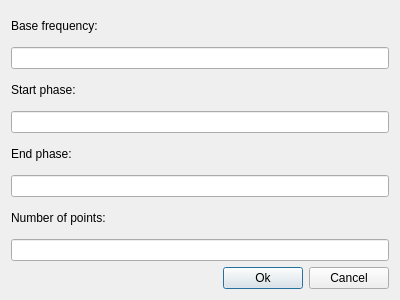
<?xml version="1.0" encoding="UTF-8"?>
<ui version="4.0">
 <class>phaseDialog</class>
 <widget class="QDialog" name="phaseDialog">
  <property name="geometry">
   <rect>
    <x>0</x>
    <y>0</y>
    <width>400</width>
    <height>300</height>
   </rect>
  </property>
  <property name="windowTitle">
   <string>Dialog</string>
  </property>
  <layout class="QVBoxLayout" name="verticalLayout">
   <item>
    <layout class="QVBoxLayout" name="verticalLayout_2">
     <item>
      <widget class="QLabel" name="label_2">
       <property name="text">
        <string>Base frequency:</string>
       </property>
      </widget>
     </item>
     <item>
      <widget class="QLineEdit" name="iFreq"/>
     </item>
    </layout>
   </item>
   <item>
    <layout class="QVBoxLayout" name="verticalLayout_3">
     <item>
      <widget class="QLabel" name="label_3">
       <property name="text">
        <string>Start phase:</string>
       </property>
      </widget>
     </item>
     <item>
      <widget class="QLineEdit" name="iStartPhase"/>
     </item>
    </layout>
   </item>
   <item>
    <layout class="QVBoxLayout" name="verticalLayout_4">
     <item>
      <widget class="QLabel" name="label_4">
       <property name="text">
        <string>End phase:</string>
       </property>
      </widget>
     </item>
     <item>
      <widget class="QLineEdit" name="iEndPhase"/>
     </item>
    </layout>
   </item>
   <item>
    <layout class="QVBoxLayout" name="verticalLayout_5">
     <item>
      <widget class="QLabel" name="label_5">
       <property name="text">
        <string>Number of points:</string>
       </property>
      </widget>
     </item>
     <item>
      <widget class="QLineEdit" name="iNumOfPts"/>
     </item>
    </layout>
   </item>
   <item>
    <layout class="QHBoxLayout" name="horizontalLayout">
     <item>
      <spacer name="horizontalSpacer">
       <property name="orientation">
        <enum>Qt::Horizontal</enum>
       </property>
       <property name="sizeType">
        <enum>QSizePolicy::Expanding</enum>
       </property>
       <property name="sizeHint" stdset="0">
        <size>
         <width>385</width>
         <height>20</height>
        </size>
       </property>
      </spacer>
     </item>
     <item>
      <widget class="QPushButton" name="okButton">
       <property name="text">
        <string>Ok</string>
       </property>
      </widget>
     </item>
     <item>
      <widget class="QPushButton" name="cancelButton">
       <property name="text">
        <string>Cancel</string>
       </property>
      </widget>
     </item>
    </layout>
   </item>
  </layout>
 </widget>
 <resources/>
 <connections/>
</ui>
